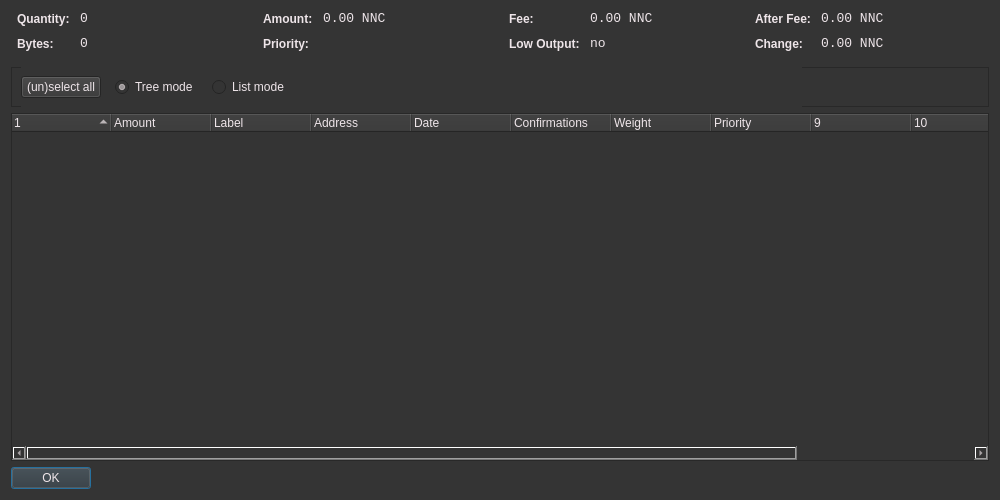
<?xml version="1.0" encoding="UTF-8"?>
<ui version="4.0">
 <class>CoinControlDialog</class>
 <widget class="QWidget" name="CoinControlDialog">
  <property name="geometry">
   <rect>
    <x>0</x>
    <y>0</y>
    <width>1000</width>
    <height>500</height>
   </rect>
  </property>
  <property name="windowTitle">
   <string>Coin Control</string>
  </property>
  <property name="styleSheet">
   <string notr="true">background:rgb(52,52,52);color:rgb(238,229,233);</string>
  </property>
  <layout class="QVBoxLayout" name="verticalLayout">
   <item>
    <layout class="QHBoxLayout" name="horizontalLayoutTop" stretch="0,0,0,0">
     <property name="topMargin">
      <number>0</number>
     </property>
     <property name="bottomMargin">
      <number>10</number>
     </property>
     <item>
      <layout class="QFormLayout" name="formLayoutCoinControl1">
       <property name="horizontalSpacing">
        <number>10</number>
       </property>
       <property name="verticalSpacing">
        <number>10</number>
       </property>
       <property name="leftMargin">
        <number>6</number>
       </property>
       <property name="rightMargin">
        <number>6</number>
       </property>
       <item row="0" column="0">
        <widget class="QLabel" name="labelCoinControlQuantityText">
         <property name="styleSheet">
          <string notr="true">font-weight:bold;</string>
         </property>
         <property name="text">
          <string>Quantity:</string>
         </property>
        </widget>
       </item>
       <item row="0" column="1">
        <widget class="QLabel" name="labelCoinControlQuantity">
         <property name="font">
          <font>
           <family>Monospace</family>
           <pointsize>10</pointsize>
          </font>
         </property>
         <property name="cursor">
          <cursorShape>IBeamCursor</cursorShape>
         </property>
         <property name="contextMenuPolicy">
          <enum>Qt::ActionsContextMenu</enum>
         </property>
         <property name="text">
          <string notr="true">0</string>
         </property>
         <property name="textInteractionFlags">
          <set>Qt::LinksAccessibleByMouse|Qt::TextSelectableByKeyboard|Qt::TextSelectableByMouse</set>
         </property>
        </widget>
       </item>
       <item row="1" column="0">
        <widget class="QLabel" name="labelCoinControlBytesText">
         <property name="styleSheet">
          <string notr="true">font-weight:bold;</string>
         </property>
         <property name="text">
          <string>Bytes:</string>
         </property>
        </widget>
       </item>
       <item row="1" column="1">
        <widget class="QLabel" name="labelCoinControlBytes">
         <property name="font">
          <font>
           <family>Monospace</family>
           <pointsize>10</pointsize>
          </font>
         </property>
         <property name="cursor">
          <cursorShape>IBeamCursor</cursorShape>
         </property>
         <property name="contextMenuPolicy">
          <enum>Qt::ActionsContextMenu</enum>
         </property>
         <property name="text">
          <string notr="true">0</string>
         </property>
         <property name="textInteractionFlags">
          <set>Qt::LinksAccessibleByMouse|Qt::TextSelectableByKeyboard|Qt::TextSelectableByMouse</set>
         </property>
        </widget>
       </item>
      </layout>
     </item>
     <item>
      <layout class="QFormLayout" name="formLayoutCoinControl2">
       <property name="horizontalSpacing">
        <number>10</number>
       </property>
       <property name="verticalSpacing">
        <number>10</number>
       </property>
       <property name="leftMargin">
        <number>6</number>
       </property>
       <property name="rightMargin">
        <number>6</number>
       </property>
       <item row="0" column="0">
        <widget class="QLabel" name="labelCoinControlAmountText">
         <property name="styleSheet">
          <string notr="true">font-weight:bold;</string>
         </property>
         <property name="text">
          <string>Amount:</string>
         </property>
        </widget>
       </item>
       <item row="0" column="1">
        <widget class="QLabel" name="labelCoinControlAmount">
         <property name="font">
          <font>
           <family>Monospace</family>
           <pointsize>10</pointsize>
          </font>
         </property>
         <property name="cursor">
          <cursorShape>IBeamCursor</cursorShape>
         </property>
         <property name="contextMenuPolicy">
          <enum>Qt::ActionsContextMenu</enum>
         </property>
         <property name="text">
          <string notr="true">0.00 NNC</string>
         </property>
         <property name="textInteractionFlags">
          <set>Qt::LinksAccessibleByMouse|Qt::TextSelectableByKeyboard|Qt::TextSelectableByMouse</set>
         </property>
        </widget>
       </item>
       <item row="1" column="0">
        <widget class="QLabel" name="labelCoinControlPriorityText">
         <property name="styleSheet">
          <string notr="true">font-weight:bold;</string>
         </property>
         <property name="text">
          <string>Priority:</string>
         </property>
        </widget>
       </item>
       <item row="1" column="1">
        <widget class="QLabel" name="labelCoinControlPriority">
         <property name="font">
          <font>
           <family>Monospace</family>
           <pointsize>10</pointsize>
          </font>
         </property>
         <property name="cursor">
          <cursorShape>IBeamCursor</cursorShape>
         </property>
         <property name="contextMenuPolicy">
          <enum>Qt::ActionsContextMenu</enum>
         </property>
         <property name="text">
          <string/>
         </property>
         <property name="textInteractionFlags">
          <set>Qt::LinksAccessibleByMouse|Qt::TextSelectableByKeyboard|Qt::TextSelectableByMouse</set>
         </property>
        </widget>
       </item>
      </layout>
     </item>
     <item>
      <layout class="QFormLayout" name="formLayoutCoinControl3">
       <property name="horizontalSpacing">
        <number>10</number>
       </property>
       <property name="verticalSpacing">
        <number>10</number>
       </property>
       <property name="leftMargin">
        <number>6</number>
       </property>
       <property name="rightMargin">
        <number>6</number>
       </property>
       <item row="0" column="0">
        <widget class="QLabel" name="labelCoinControlFeeText">
         <property name="styleSheet">
          <string notr="true">font-weight:bold;</string>
         </property>
         <property name="text">
          <string>Fee:</string>
         </property>
        </widget>
       </item>
       <item row="0" column="1">
        <widget class="QLabel" name="labelCoinControlFee">
         <property name="font">
          <font>
           <family>Monospace</family>
           <pointsize>10</pointsize>
          </font>
         </property>
         <property name="cursor">
          <cursorShape>IBeamCursor</cursorShape>
         </property>
         <property name="contextMenuPolicy">
          <enum>Qt::ActionsContextMenu</enum>
         </property>
         <property name="text">
          <string notr="true">0.00 NNC</string>
         </property>
         <property name="textInteractionFlags">
          <set>Qt::LinksAccessibleByMouse|Qt::TextSelectableByKeyboard|Qt::TextSelectableByMouse</set>
         </property>
        </widget>
       </item>
       <item row="1" column="0">
        <widget class="QLabel" name="labelCoinControlLowOutputText">
         <property name="enabled">
          <bool>false</bool>
         </property>
         <property name="styleSheet">
          <string notr="true">font-weight:bold;</string>
         </property>
         <property name="text">
          <string>Low Output:</string>
         </property>
        </widget>
       </item>
       <item row="1" column="1">
        <widget class="QLabel" name="labelCoinControlLowOutput">
         <property name="enabled">
          <bool>false</bool>
         </property>
         <property name="font">
          <font>
           <family>Monospace</family>
           <pointsize>10</pointsize>
          </font>
         </property>
         <property name="cursor">
          <cursorShape>IBeamCursor</cursorShape>
         </property>
         <property name="contextMenuPolicy">
          <enum>Qt::ActionsContextMenu</enum>
         </property>
         <property name="text">
          <string>no</string>
         </property>
         <property name="textInteractionFlags">
          <set>Qt::LinksAccessibleByMouse|Qt::TextSelectableByKeyboard|Qt::TextSelectableByMouse</set>
         </property>
        </widget>
       </item>
      </layout>
     </item>
     <item>
      <layout class="QFormLayout" name="formLayoutCoinControl4">
       <property name="horizontalSpacing">
        <number>10</number>
       </property>
       <property name="verticalSpacing">
        <number>10</number>
       </property>
       <property name="leftMargin">
        <number>6</number>
       </property>
       <property name="rightMargin">
        <number>6</number>
       </property>
       <item row="0" column="0">
        <widget class="QLabel" name="labelCoinControlAfterFeeText">
         <property name="styleSheet">
          <string notr="true">font-weight:bold;</string>
         </property>
         <property name="text">
          <string>After Fee:</string>
         </property>
        </widget>
       </item>
       <item row="0" column="1">
        <widget class="QLabel" name="labelCoinControlAfterFee">
         <property name="font">
          <font>
           <family>Monospace</family>
           <pointsize>10</pointsize>
          </font>
         </property>
         <property name="cursor">
          <cursorShape>IBeamCursor</cursorShape>
         </property>
         <property name="contextMenuPolicy">
          <enum>Qt::ActionsContextMenu</enum>
         </property>
         <property name="text">
          <string notr="true">0.00 NNC</string>
         </property>
         <property name="textInteractionFlags">
          <set>Qt::LinksAccessibleByMouse|Qt::TextSelectableByKeyboard|Qt::TextSelectableByMouse</set>
         </property>
        </widget>
       </item>
       <item row="1" column="0">
        <widget class="QLabel" name="labelCoinControlChangeText">
         <property name="enabled">
          <bool>false</bool>
         </property>
         <property name="styleSheet">
          <string notr="true">font-weight:bold;</string>
         </property>
         <property name="text">
          <string>Change:</string>
         </property>
        </widget>
       </item>
       <item row="1" column="1">
        <widget class="QLabel" name="labelCoinControlChange">
         <property name="enabled">
          <bool>false</bool>
         </property>
         <property name="font">
          <font>
           <family>Monospace</family>
           <pointsize>10</pointsize>
          </font>
         </property>
         <property name="cursor">
          <cursorShape>IBeamCursor</cursorShape>
         </property>
         <property name="contextMenuPolicy">
          <enum>Qt::ActionsContextMenu</enum>
         </property>
         <property name="text">
          <string notr="true">0.00 NNC</string>
         </property>
         <property name="textInteractionFlags">
          <set>Qt::LinksAccessibleByMouse|Qt::TextSelectableByKeyboard|Qt::TextSelectableByMouse</set>
         </property>
        </widget>
       </item>
      </layout>
     </item>
    </layout>
   </item>
   <item>
    <widget class="QFrame" name="frame">
     <property name="minimumSize">
      <size>
       <width>0</width>
       <height>40</height>
      </size>
     </property>
     <property name="frameShape">
      <enum>QFrame::StyledPanel</enum>
     </property>
     <property name="frameShadow">
      <enum>QFrame::Sunken</enum>
     </property>
     <widget class="QWidget" name="horizontalLayoutWidget">
      <property name="geometry">
       <rect>
        <x>10</x>
        <y>0</y>
        <width>781</width>
        <height>41</height>
       </rect>
      </property>
      <layout class="QHBoxLayout" name="horizontalLayoutPanel" stretch="0,0,0,0">
       <property name="spacing">
        <number>14</number>
       </property>
       <item>
        <widget class="QPushButton" name="pushButtonSelectAll">
         <property name="sizePolicy">
          <sizepolicy hsizetype="Maximum" vsizetype="Fixed">
           <horstretch>0</horstretch>
           <verstretch>0</verstretch>
          </sizepolicy>
         </property>
         <property name="text">
          <string>(un)select all</string>
         </property>
        </widget>
       </item>
       <item>
        <widget class="QRadioButton" name="radioTreeMode">
         <property name="sizePolicy">
          <sizepolicy hsizetype="Maximum" vsizetype="Fixed">
           <horstretch>0</horstretch>
           <verstretch>0</verstretch>
          </sizepolicy>
         </property>
         <property name="text">
          <string>Tree mode</string>
         </property>
         <property name="checked">
          <bool>true</bool>
         </property>
        </widget>
       </item>
       <item>
        <widget class="QRadioButton" name="radioListMode">
         <property name="sizePolicy">
          <sizepolicy hsizetype="Maximum" vsizetype="Fixed">
           <horstretch>0</horstretch>
           <verstretch>0</verstretch>
          </sizepolicy>
         </property>
         <property name="text">
          <string>List mode</string>
         </property>
        </widget>
       </item>
       <item>
        <spacer name="horizontalSpacer">
         <property name="orientation">
          <enum>Qt::Horizontal</enum>
         </property>
         <property name="sizeHint" stdset="0">
          <size>
           <width>40</width>
           <height>20</height>
          </size>
         </property>
        </spacer>
       </item>
      </layout>
     </widget>
    </widget>
   </item>
   <item>
    <widget class="CoinControlTreeWidget" name="treeWidget">
     <property name="contextMenuPolicy">
      <enum>Qt::CustomContextMenu</enum>
     </property>
     <property name="autoFillBackground">
      <bool>false</bool>
     </property>
     <property name="styleSheet">
      <string notr="true">background:rgb(52,52,52);
color:rgb(238,229,233);</string>
     </property>
     <property name="sortingEnabled">
      <bool>false</bool>
     </property>
     <property name="columnCount">
      <number>12</number>
     </property>
     <attribute name="headerShowSortIndicator" stdset="0">
      <bool>true</bool>
     </attribute>
     <attribute name="headerStretchLastSection">
      <bool>false</bool>
     </attribute>
     <column>
      <property name="text">
       <string/>
      </property>
     </column>
     <column>
      <property name="text">
       <string>Amount</string>
      </property>
     </column>
     <column>
      <property name="text">
       <string>Label</string>
      </property>
     </column>
     <column>
      <property name="text">
       <string>Address</string>
      </property>
     </column>
     <column>
      <property name="text">
       <string>Date</string>
      </property>
     </column>
     <column>
      <property name="text">
       <string>Confirmations</string>
      </property>
      <property name="toolTip">
       <string>Confirmed</string>
      </property>
     </column>
     <column>
      <property name="text">
       <string>Weight</string>
      </property>
     </column>
     <column>
      <property name="text">
       <string>Priority</string>
      </property>
     </column>
     <column>
      <property name="text">
       <string/>
      </property>
     </column>
     <column>
      <property name="text">
       <string/>
      </property>
     </column>
     <column>
      <property name="text">
       <string/>
      </property>
     </column>
     <column>
      <property name="text">
       <string/>
      </property>
     </column>
    </widget>
   </item>
   <item>
    <widget class="QDialogButtonBox" name="buttonBox">
     <property name="sizePolicy">
      <sizepolicy hsizetype="Maximum" vsizetype="Fixed">
       <horstretch>0</horstretch>
       <verstretch>0</verstretch>
      </sizepolicy>
     </property>
     <property name="orientation">
      <enum>Qt::Horizontal</enum>
     </property>
     <property name="standardButtons">
      <set>QDialogButtonBox::Ok</set>
     </property>
    </widget>
   </item>
  </layout>
 </widget>
 <customwidgets>
  <customwidget>
   <class>CoinControlTreeWidget</class>
   <extends>QTreeWidget</extends>
   <header>coincontroltreewidget.h</header>
  </customwidget>
 </customwidgets>
 <resources/>
 <connections/>
</ui>
